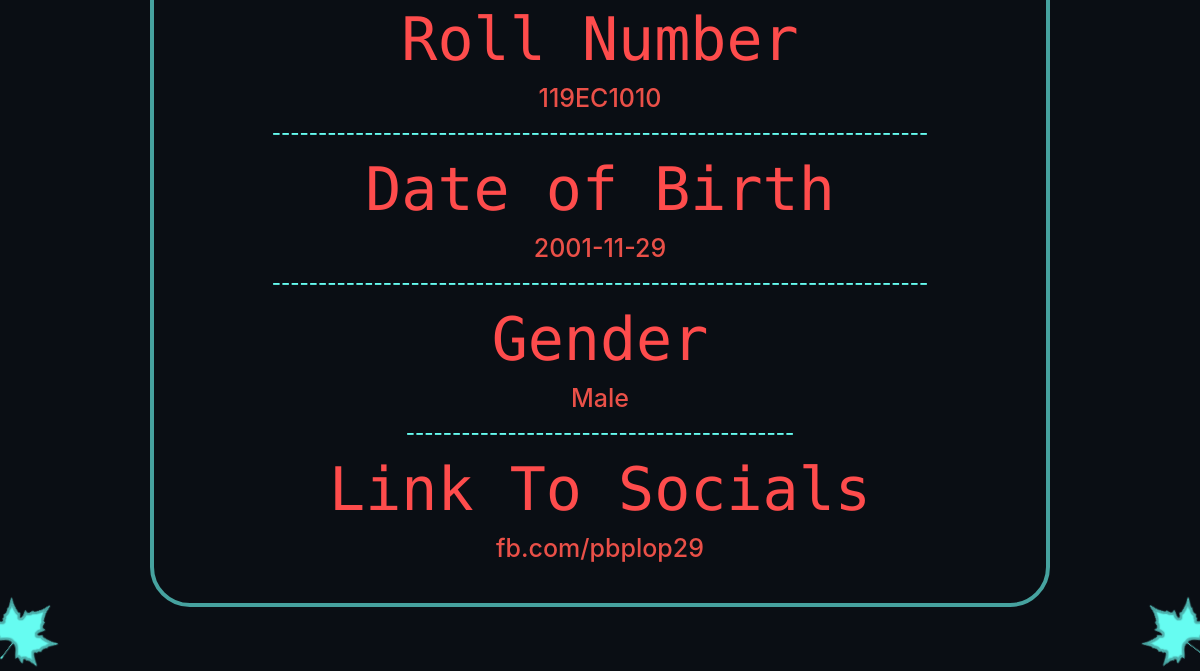
The app's page /profile (signed in, lower part), older data.
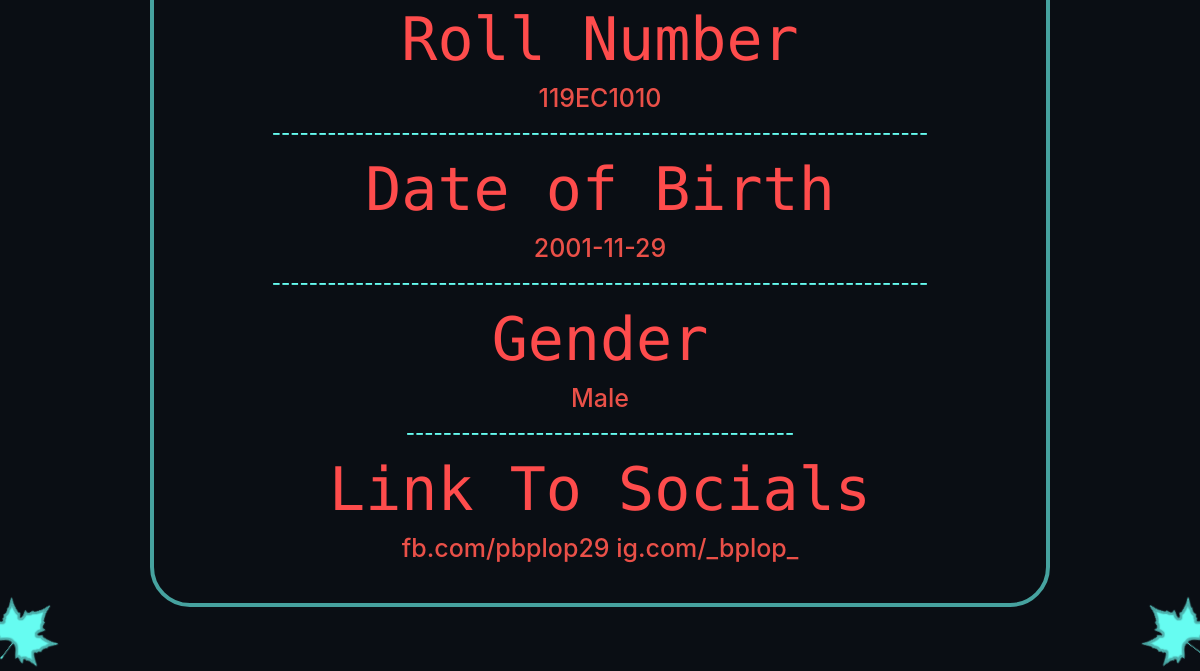
The same page, newer data.
### main/models.py (models this page shows)
class User(db.Model, UserMixin):
    id = db.Column(db.Integer, primary_key=True)
    username = db.Column(db.String(120), unique=True, nullable=False)
    email = db.Column(db.String(20), unique=True, nullable=False)
    fname = db.Column(db.String(120), unique=False, nullable=False)
    mname = db.Column(db.String(120), unique=False, nullable=True)
    lname = db.Column(db.String(120), unique=False, nullable=False)
    batch = db.Column(db.String(120), unique=False, nullable=False)
    degree = db.Column(db.String(120), unique=False, nullable=False)
    branch = db.Column(db.String(120), unique=False, nullable=False)
    rollno = db.Column(db.String(120), unique=True, nullable=False)
    country = db.Column(db.String(120), unique=False, nullable=False)
    social = db.Column(db.String(500), unique=False, nullable=True)
    birthdate = db.Column(db.String(120), unique=False, nullable=False)
    gender = db.Column(db.String(120), unique=False, nullable=False)
    age = db.Column(db.String(120), unique=False, nullable=False)
    password = db.Column(db.String(100), unique=False, nullable=False)
    image_file = db.Column(db.String(20), nullable = False, default = 'default.jpg')

### main/routes.py (the view)
@app.route("/profile")
@login_required
def profile():
    image_file = url_for ('static', filename='pp/' + current_user.image_file)
    return render_template("profile.html", title_given="General", image_file=image_file)

### main/models.py (called while the page is built)
@login_manager.user_loader
def load_user(user_id):
    return User.query.get(int(user_id))

### main/templates/profile.html (shortened to what this page needs)
{% extends "layout.html" %} {% block content %}
<div class = 'account-info'>
    <h1 class = 'info-label'>Roll Number</h1>
    <h2 class = 'info-detail'>{{current_user.rollno}}</h2>
    <h3 class = 'info-line'>-----------------------------------------------------------------------</h3>
    <h1 class = 'info-label'>Date of Birth</h1>
    <h2 class = 'info-detail'>{{current_user.birthdate}}</h2>
    <h3 class = 'info-line'>-----------------------------------------------------------------------</h3>
    <h1 class = 'info-label'>Gender</h1>
    <h2 class = 'info-detail'>{{current_user.gender}}</h2>
    <h3 class = 'info-line'>------------------------------------------</h3>
    <h1 class = 'info-label'>Link To Socials</h1>
    <h2 class='info-detail'>{{current_user.social}}</h2>
</div>
{% endblock content %}

### main/templates/layout.html (shortened to what this page needs)
<!DOCTYPE html>
<html lang="en">
<head>
    <link rel="stylesheet" href="https://use.fontawesome.com/releases/v5.4.1/css/all.css">
    <link rel="stylesheet" href="https://stackpath.bootstrapcdn.com/bootstrap/4.3.1/css/bootstrap.min.css"
>
    <link rel="stylesheet" type="text/css" href="{{ url_for('static', filename='main.css') }}">
</head>
<button onclick="topFunction()" id="myBtn" title="Go to top"><image src='/static/leaf-2.png' class='scroll-img' ></image></button>
<button onclick="bottomFunction()" id="myBtn2" title="Go to Bottom"><image src='/static/leaf-2.png' class='scroll-img2' ></image></button>
<body>
    {% block content %} {% endblock content %}
</body>
</html>

### main/static/main.css (style rules this page uses)
html { scroll-behavior: smooth; }
body { background-color: #0A0E14; }
.account-info { max-width:900px; margin: 4rem auto; border:4px solid #46A29F; padding:2rem; text-align:center; border-radius: 40px; }
.info-label { color: #FE4C4C; text-align: center; font-family: 'Ubuntu Mono', monospace; font-size:60px; }
.info-detail { color: #EA5048; text-align: center; font-size: 25px; }
.info-line { color: #66FCF1; text-align: center; font-size: 20px; }
.scroll-img { max-width: 80px; max-height: 80px; transform: rotate(45deg); transition:0.5s; position: fixed; bottom: 0px; left:-15px; }
.scroll-img2 { max-width: 80px; max-height: 80px; transform: rotate(-45deg); transition:0.5s; position: fixed; bottom: 0px; right:-15px; }

Row changes from the older to the newer data that the page shows:
changed User "119EC1010": social "fb.com/pbplop29" → "fb.com/pbplop29 ig.com/_bplop_"
